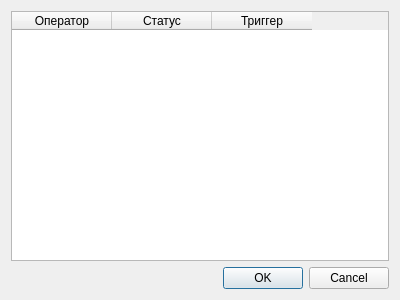
<?xml version="1.0" encoding="UTF-8"?>
<ui version="4.0">
 <class>dialogAction</class>
 <widget class="QDialog" name="dialogAction">
  <property name="geometry">
   <rect>
    <x>0</x>
    <y>0</y>
    <width>400</width>
    <height>300</height>
   </rect>
  </property>
  <property name="windowTitle">
   <string>Actions</string>
  </property>
  <property name="locale">
   <locale language="Russian" country="Russia"/>
  </property>
  <layout class="QVBoxLayout" name="verticalLayout">
   <item>
    <widget class="QTableWidget" name="tableWidget">
     <column>
      <property name="text">
       <string>Оператор</string>
      </property>
     </column>
     <column>
      <property name="text">
       <string>Статус</string>
      </property>
     </column>
     <column>
      <property name="text">
       <string>Триггер</string>
      </property>
     </column>
    </widget>
   </item>
   <item>
    <widget class="QDialogButtonBox" name="buttonBox">
     <property name="orientation">
      <enum>Qt::Horizontal</enum>
     </property>
     <property name="standardButtons">
      <set>QDialogButtonBox::Cancel|QDialogButtonBox::Ok</set>
     </property>
    </widget>
   </item>
  </layout>
 </widget>
 <resources/>
 <connections>
  <connection>
   <sender>buttonBox</sender>
   <signal>accepted()</signal>
   <receiver>dialogAction</receiver>
   <slot>accept()</slot>
   <hints>
    <hint type="sourcelabel">
     <x>248</x>
     <y>254</y>
    </hint>
    <hint type="destinationlabel">
     <x>157</x>
     <y>274</y>
    </hint>
   </hints>
  </connection>
  <connection>
   <sender>buttonBox</sender>
   <signal>rejected()</signal>
   <receiver>dialogAction</receiver>
   <slot>reject()</slot>
   <hints>
    <hint type="sourcelabel">
     <x>316</x>
     <y>260</y>
    </hint>
    <hint type="destinationlabel">
     <x>286</x>
     <y>274</y>
    </hint>
   </hints>
  </connection>
 </connections>
</ui>
